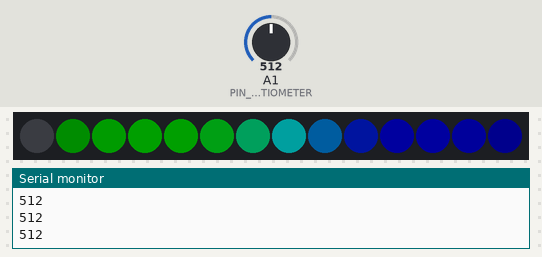
This sketch was run on a simulated Arduino Uno, built with avr-gcc and run on an emulated ATmega328P. On the bench: 14 RGB LEDs in strip order, left to right, the last lines printed to the serial monitor. The inputs (shaded band) are chosen by the test bench; at power-on: A1 (PIN_POTENTIOMETER) = 512. Dim RGB values are drawn brighter than linear.

Above: at 1.2 s.
1.3 s: A1 (PIN_POTENTIOMETER) set to 0
At 1.7 s:
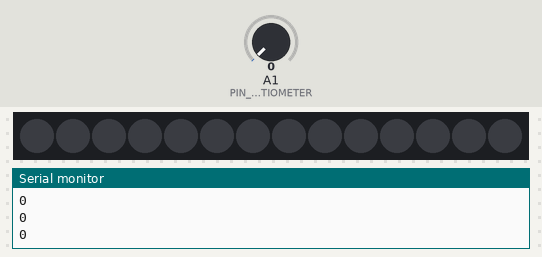
2.8 s: A1 (PIN_POTENTIOMETER) set to 122
At 3.5 s:
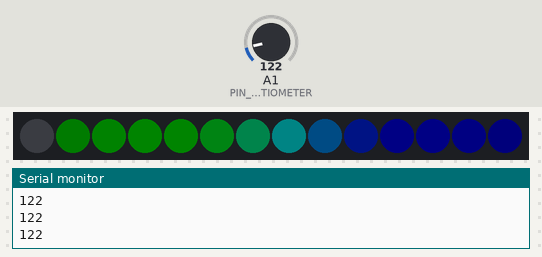
4.3 s: A1 (PIN_POTENTIOMETER) set to 306
Timing chart, 0 to 7.3 s (numbered marks = the images above; inputs shaded):
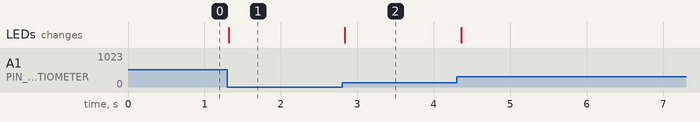

The sketch:

U123.ino
```cpp
// Schiebe-Potentiometer mit 14 Neopixel-RGB-LED.
// - https://docs.m5stack.com/en/unit/fader

// GROVE PORT (UNIVERSAL):
// 1 GPIO1, TWI(SCL), UART(RX)
// 2 GPIO2, TWI(SDA), UART(TX)
// 3 +5V
// 4 GND

//-------------------------------------------------------------------
#include <Adafruit_NeoPixel.h>

//-------------------------------------------------------------------
const int PIN_POTENTIOMETER = 1;
const int PIN_DATA_RGB = 2;

const int NUM_LEDS = 14;

Adafruit_NeoPixel leds(NUM_LEDS, PIN_DATA_RGB, NEO_GRB + NEO_KHZ800);

//-------------------------------------------------------------------
void setup()
{
  Serial.begin(115200);

  pinMode(PIN_POTENTIOMETER, INPUT);

  leds.begin();
}

//-------------------------------------------------------------------
void loop()
{
  int rawADC = analogRead(PIN_POTENTIOMETER);

  int brightness = map(rawADC, 0, 4095, 0, 255);
  leds.setBrightness(brightness);

  for (int x = 0; x < NUM_LEDS; x++) {
    unsigned int color = leds.ColorHSV(x * (65536 / NUM_LEDS), 255, 255);
    leds.setPixelColor(x, color); // 0x00RRGGBB
  }
  leds.show();

  Serial.println(rawADC);

  delay(100);
}
```

Measured:
- after the input at 1.3 s, the LEDs: change at once (image 1)
- after the input at 2.8 s, the LEDs: change at once (image 2)
